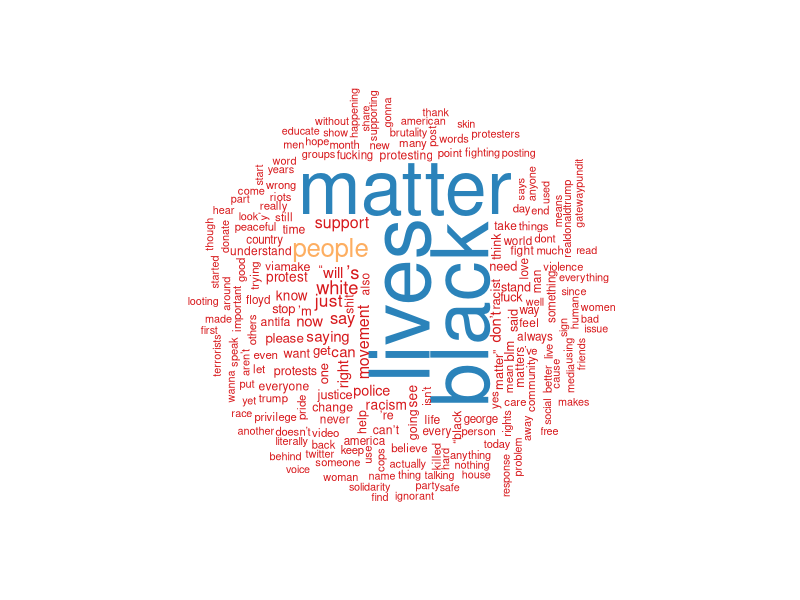
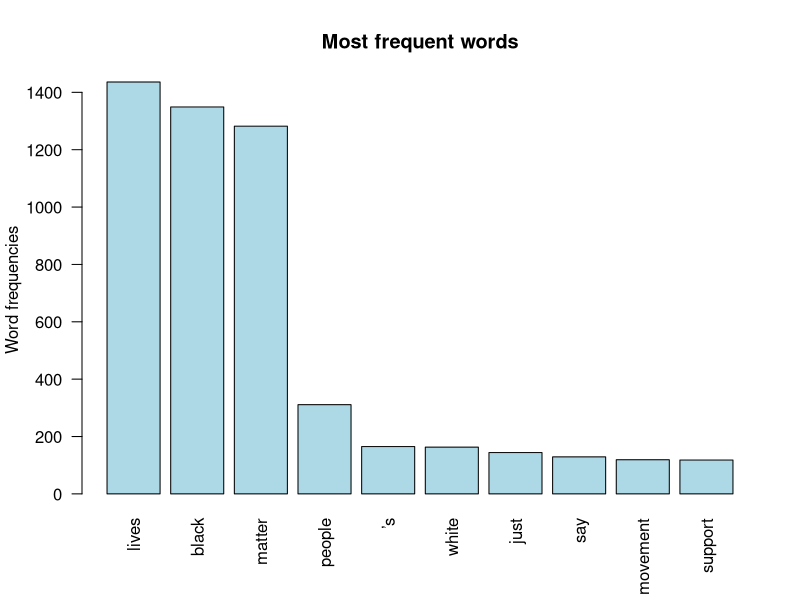
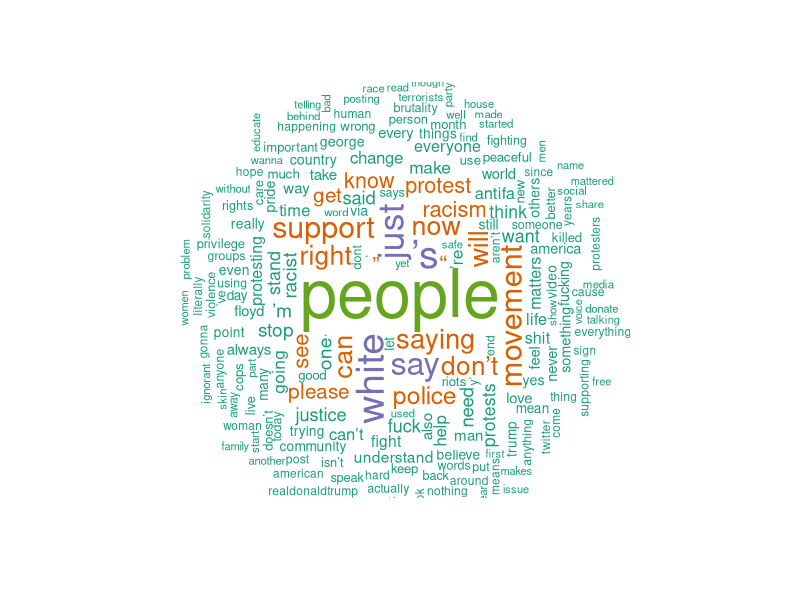
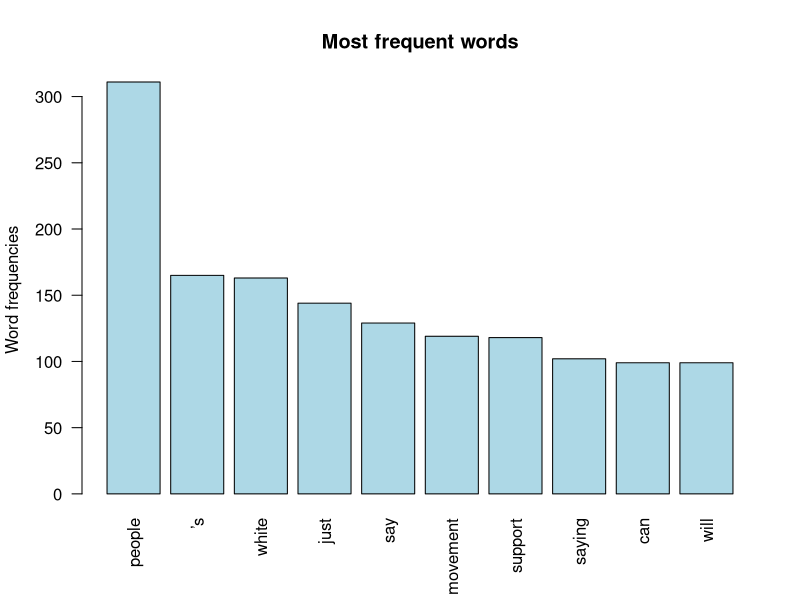

These charts were generated, in order, by the following R code:
## ---- chunk 1
knitr::opts_chunk$set(echo = FALSE)

setwd("C:/Users/jesse/OneDrive - UW-Madison/2020 Fall Semester/811 Intro to R/ps811-exercises/final project")
## ---- chunk 2
## TWEETS WORD CLOUD

# load packages
library("tm")
library("SnowballC")
library("wordcloud")
library("RColorBrewer")

# load text file with first 50 tweets
text <- readLines("1000-tweets.txt")

# convert data to corpus
tweetstext <- Corpus(VectorSource(text))

## clean up data

# convert all text to lower case
tweetstext <- tm_map(tweetstext, content_transformer(tolower))

# remove numbers
tweetstext <- tm_map(tweetstext, removeNumbers)

# remove english common stopwords
tweetstext <- tm_map(tweetstext, removeWords, stopwords("english"))

# remove custom stopwords
tweetstext <- tm_map(tweetstext, removeWords, c("like", "amp", "blacklivesmatter")) 

# remove punctuation
tweetstext <- tm_map(tweetstext, removePunctuation)

# eliminate extra white spaces
tweetstext <- tm_map(tweetstext, stripWhitespace)

# build term-document matrix
dtm <- TermDocumentMatrix(tweetstext)
m <- as.matrix(dtm)
v <- sort(rowSums(m),decreasing=TRUE)
d <- data.frame(word = names(v),freq=v)
head(d, 10)

# generate word cloud
set.seed(1234)
tweetwc <- wordcloud(words = d$word, scale=c(5,0.6),freq = d$freq, min.freq = 1,
                     max.words=200, random.order=FALSE, rot.per=0.35, 
                     colors=brewer.pal(5, "Spectral"))

print(tweetwc)

# thanks & credit on much of this code to STHDA website tutorial on word clouds: http://www.sthda.com/english/wiki/text-mining-and-word-cloud-fundamentals-in-r-5-simple-steps-you-should-know
## ---- chunk 3
# plot word frequencies
barplot(d[1:10,]$freq, las = 2, names.arg = d[1:10,]$word,
        col ="lightblue", main ="Most frequent words",
        ylab = "Word frequencies")
## ---- chunk 4
## TWEETS WORD CLOUD 2
# attempt word cloud 4 excluding black lives matter or blm words

# exclude movement names
tweetstext2 <- tm_map(tweetstext, removeWords, c("black", "lives", "matter", "blm", "blacklivesmatter")) 

# building term-document matrix
dtm <- TermDocumentMatrix(tweetstext2)
m <- as.matrix(dtm)
v <- sort(rowSums(m),decreasing=TRUE)
d <- data.frame(word = names(v),freq=v)

# look at most frequent words
head(d, 10)

# create word cloud
set.seed(1234)
tweetwc2 <- wordcloud(words = d$word, freq = d$freq, min.freq = 1,
                     max.words=200, random.order=FALSE, rot.per=0.35, 
                     colors=brewer.pal(5, "Dark2"))

print(tweetwc2)
## ---- chunk 5
# plot word frequencies
barplot(d[1:10,]$freq, las = 2, names.arg = d[1:10,]$word,
        col ="lightblue", main ="Most frequent words",
        ylab = "Word frequencies")
